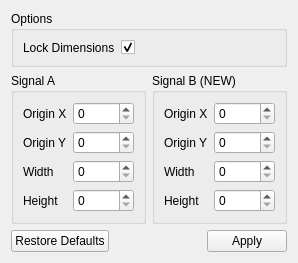
<?xml version="1.0" encoding="UTF-8"?>
<ui version="4.0">
 <class>WidgetSplit</class>
 <widget class="QWidget" name="WidgetSplit">
  <property name="geometry">
   <rect>
    <x>0</x>
    <y>0</y>
    <width>270</width>
    <height>250</height>
   </rect>
  </property>
  <property name="sizePolicy">
   <sizepolicy hsizetype="Fixed" vsizetype="Preferred">
    <horstretch>0</horstretch>
    <verstretch>0</verstretch>
   </sizepolicy>
  </property>
  <property name="windowTitle">
   <string>Split Video</string>
  </property>
  <layout class="QVBoxLayout" name="verticalLayout_3">
   <item>
    <widget class="QGroupBox" name="groupBox_3">
     <property name="title">
      <string>Options</string>
     </property>
     <layout class="QHBoxLayout" name="horizontalLayout_3">
      <item>
       <layout class="QFormLayout" name="formLayout_3">
        <item row="0" column="0">
         <widget class="QLabel" name="lockDimensionsLabel">
          <property name="text">
           <string>Lock Dimensions</string>
          </property>
         </widget>
        </item>
        <item row="0" column="1">
         <widget class="QCheckBox" name="lockDimensionsCheckBox">
          <property name="maximumSize">
           <size>
            <width>16777215</width>
            <height>16777215</height>
           </size>
          </property>
          <property name="checked">
           <bool>true</bool>
          </property>
         </widget>
        </item>
       </layout>
      </item>
     </layout>
    </widget>
   </item>
   <item>
    <layout class="QHBoxLayout" name="horizontalLayoutParameters">
     <item>
      <widget class="QGroupBox" name="groupBoxSignalA">
       <property name="title">
        <string>Signal A</string>
       </property>
       <layout class="QVBoxLayout" name="verticalLayout">
        <item>
         <layout class="QFormLayout" name="formLayoutSignalA">
          <item row="0" column="0">
           <widget class="QLabel" name="originXLabelSignalA">
            <property name="text">
             <string>Origin X</string>
            </property>
           </widget>
          </item>
          <item row="0" column="1">
           <widget class="QSpinBox" name="originXSpinBoxSignalA">
            <property name="maximum">
             <number>99999</number>
            </property>
           </widget>
          </item>
          <item row="1" column="0">
           <widget class="QLabel" name="originYLabelSignalA">
            <property name="text">
             <string>Origin Y</string>
            </property>
           </widget>
          </item>
          <item row="1" column="1">
           <widget class="QSpinBox" name="originYSpinBoxSignalA">
            <property name="maximum">
             <number>99999</number>
            </property>
           </widget>
          </item>
          <item row="2" column="0">
           <widget class="QLabel" name="widthLabelSignalA">
            <property name="text">
             <string>Width</string>
            </property>
           </widget>
          </item>
          <item row="2" column="1">
           <widget class="QSpinBox" name="widthSpinBoxSignalA">
            <property name="maximum">
             <number>99999</number>
            </property>
           </widget>
          </item>
          <item row="3" column="0">
           <widget class="QLabel" name="heightLabelSignalA">
            <property name="text">
             <string>Height</string>
            </property>
           </widget>
          </item>
          <item row="3" column="1">
           <widget class="QSpinBox" name="heightSpinBoxSignalA">
            <property name="maximum">
             <number>99999</number>
            </property>
           </widget>
          </item>
         </layout>
        </item>
       </layout>
      </widget>
     </item>
     <item>
      <widget class="QGroupBox" name="groupBoxSignalB">
       <property name="title">
        <string>Signal B (NEW)</string>
       </property>
       <layout class="QVBoxLayout" name="verticalLayout_2">
        <item>
         <layout class="QFormLayout" name="formLayoutSignalB">
          <item row="1" column="0">
           <widget class="QLabel" name="originYLabelSignalB">
            <property name="text">
             <string>Origin Y</string>
            </property>
           </widget>
          </item>
          <item row="1" column="1">
           <widget class="QSpinBox" name="originYSpinBoxSignalB">
            <property name="maximum">
             <number>99999</number>
            </property>
           </widget>
          </item>
          <item row="2" column="0">
           <widget class="QLabel" name="widthLabelSignalB">
            <property name="text">
             <string>Width</string>
            </property>
           </widget>
          </item>
          <item row="2" column="1">
           <widget class="QSpinBox" name="widthSpinBoxSignalB">
            <property name="maximum">
             <number>99999</number>
            </property>
           </widget>
          </item>
          <item row="3" column="0">
           <widget class="QLabel" name="heightLabelSignalB">
            <property name="text">
             <string>Height</string>
            </property>
           </widget>
          </item>
          <item row="3" column="1">
           <widget class="QSpinBox" name="heightSpinBoxSignalB">
            <property name="maximum">
             <number>99999</number>
            </property>
           </widget>
          </item>
          <item row="0" column="0">
           <widget class="QLabel" name="originXLabelSignalB">
            <property name="text">
             <string>Origin X</string>
            </property>
           </widget>
          </item>
          <item row="0" column="1">
           <widget class="QSpinBox" name="originXSpinBoxSignalB">
            <property name="maximum">
             <number>99999</number>
            </property>
           </widget>
          </item>
         </layout>
        </item>
       </layout>
      </widget>
     </item>
    </layout>
   </item>
   <item>
    <widget class="QDialogButtonBox" name="buttonBox">
     <property name="sizePolicy">
      <sizepolicy hsizetype="Preferred" vsizetype="Fixed">
       <horstretch>0</horstretch>
       <verstretch>0</verstretch>
      </sizepolicy>
     </property>
     <property name="orientation">
      <enum>Qt::Horizontal</enum>
     </property>
     <property name="standardButtons">
      <set>QDialogButtonBox::Apply|QDialogButtonBox::RestoreDefaults</set>
     </property>
     <property name="centerButtons">
      <bool>false</bool>
     </property>
    </widget>
   </item>
  </layout>
 </widget>
 <resources/>
 <connections/>
</ui>
